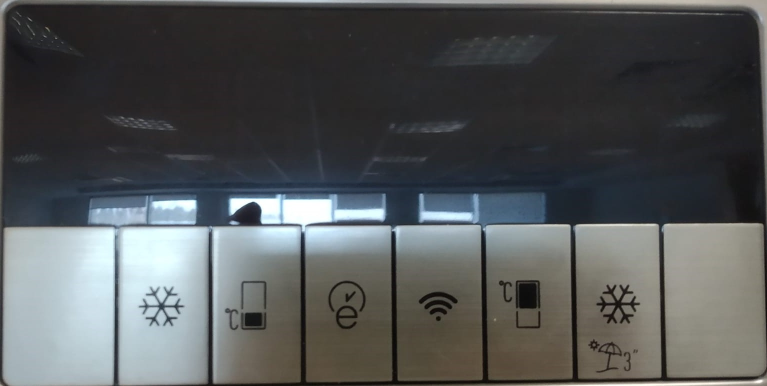
#> input picture images/f1_display_real_cropped.jpeg, 1534 x 772 px, found by its file name (shown at 1/2 size)
$ python logpolar.py
#> lines starting #> are read from the running program, lines starting #| are printed output that depends on the picture; long printed decimals are rounded
import cv2
import matplotlib.pyplot as plt
import numpy as np
import os
import math
def forward_fft(image,M,N):
#    M = cv2.getOptimalDFTSize(image.shape[0])
#    N = cv2.getOptimalDFTSize(image.shape[1])
    padded_img = cv2.copyMakeBorder(image, 0, M-image.shape[0], 0, N-image.shape[1], cv2.BORDER_CONSTANT, None, value=0)
    cv2.imshow("",padded_img)
    cv2.waitKey(0)
    ft = np.fft.fft(padded_img)
    cv2.imshow("",np.abs(ft))
    cv2.waitKey(0)
    ft_shift = np.fft.fftshift(ft)
    cv2.imshow("", np.abs(ft_shift))
    cv2.waitKey(0)
    #ft_shift = ft_shift/(M*N)
    #cv2.imshow("", np.abs(ft_shift))
    #cv2.waitKey(0)
    return ft_shift

def highpass(r,c):
    a = np.zeros((r, 1))
    b = np.zeros((1, c))
    step_y = math.pi/r
    val = -math.pi*0.5
    for i in range(r):
        a[i] = math.cos(val)
        val += step_y

    step_x = math.pi / c
    val = -math.pi * 0.5
    for i in range(c):
        b[0][i] = math.cos(val)
        val += step_x
    tmp = np.matmul(a, b)
    hp = (1-tmp)*(2-tmp)
    return hp

def logpol(src):
    radii = src.shape[1]
    angles = src.shape[0]
    center = (round(radii / 2), round(angles/ 2))
    d = np.sqrt((radii - center[0])**2 + (angles - center[1])**2)
    log_base = pow(10.0, np.log10(d) / radii)
    d_theta = math.pi / angles
    theta = math.pi / 2.0
    radius = 0
    map_x = np.zeros(np.shape(src),np.float32)
    map_y = np.zeros(np.shape(src),np.float32)
    for i in range(angles):
        for j in range(radii):
            radius = pow(log_base, j)
            x = radius * math.sin(theta) + center[0]
            y = radius * math.cos(theta) + center[1]
            map_x[i][j] = x
            map_y[i][j] = y

        theta += d_theta


    dst = cv2.remap(src, map_x, map_y, cv2.INTER_LINEAR)
    return dst, log_base

model_img_dir = os.path.abspath(os.path.join(os.getcwd(), "..", "icon_recog", "images", "f1_display_real_cropped.jpeg")).replace('\\', '/')
snowflake_img_dir = os.path.abspath(os.path.join(os.getcwd(), "..", "icon_recog", "images","buttons", "snow_flake.png")).replace('\\', '/')
model = cv2.imread(model_img_dir)
#> model is the input picture: shape (772, 1534, 3); mean B, G, R 86.9, 86.1, 83.3
scale_percent = 0.36   # percent of original size
width = int(model.shape[1] * scale_percent)
#> width = 552
height = int(model.shape[0] * scale_percent)
#> height = 277
dim = (width, height)
#> dim = (552, 277)
model = cv2.resize(model, dim, interpolation=cv2.INTER_AREA)
#> model: shape (277, 552, 3)

snowflake = cv2.imread(snowflake_img_dir)
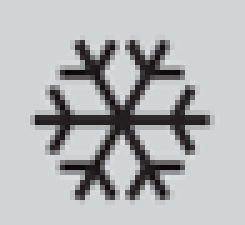
#> input picture images/snow_flake.png, 49 x 45 px, found by its file name (shown 5 times larger)
#> snowflake is the input picture: shape (45, 49, 3); mean B, G, R 182.5, 180.6, 180.4
model_cp = cv2.cvtColor(model, cv2.COLOR_BGR2GRAY)
snowflake_cp = cv2.cvtColor(snowflake, cv2.COLOR_BGR2GRAY)

scale_percent = 1.2  # percent of original size

w = int(snowflake_cp.shape[1] * scale_percent)
#> w = 58
h = int(snowflake_cp.shape[0] * scale_percent)
#> h = 54
dim = (w, h)
#> dim = (58, 54)
M = cv2.getRotationMatrix2D((w/2, h/2), 180, 1.0)
snowflake_cp = cv2.warpAffine(snowflake_cp, M, (width, height))
#> snowflake_cp: shape (277, 552)

snowflake_cp = np.float32(snowflake_cp)/255
model_cp = np.float32(model_cp)/255

M = cv2.getOptimalDFTSize(model_cp.shape[0])
#> M = 288
N = cv2.getOptimalDFTSize(model_cp.shape[1])
#> N = 576

ft_model = forward_fft(model_cp, M, N)
ft_sf = forward_fft(snowflake_cp, M, N)

mag1, p1 = cv2.cartToPolar(np.real(ft_model), np.imag(ft_model))
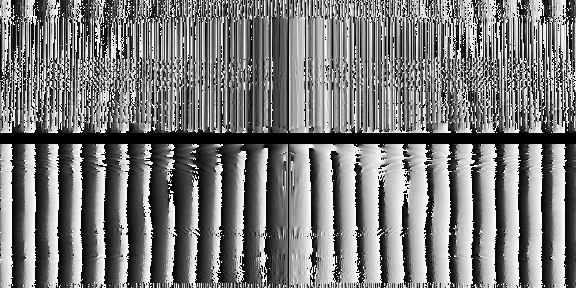
#> p1: shape (288, 576) float64; min 0, max 6.28, mean 3.02; drawn with min black and max white
mag2, p2 = cv2.cartToPolar(np.real(ft_sf), np.imag(ft_sf))

hp = highpass(mag1.shape[0],mag1.shape[1])
h_mag1 = mag1*hp
h_mag2 = mag2*hp
norm = np.zeros((800, 800))
h_mag1 = cv2.normalize(h_mag1,  norm, 0, 255, cv2.NORM_MINMAX)
h_mag2 = cv2.normalize(h_mag2,  norm, 0, 255, cv2.NORM_MINMAX)

cv2.imshow("1", h_mag1)
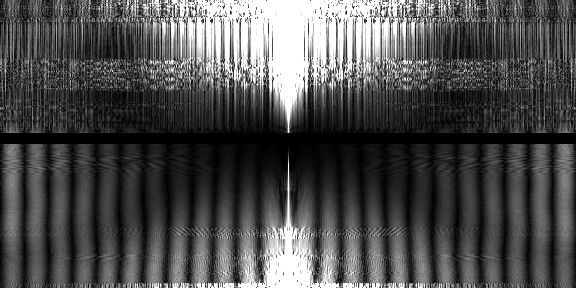
#> window '1': shape (288, 576); min 0, max 255, mean 77.7
cv2.imshow("2", h_mag2)
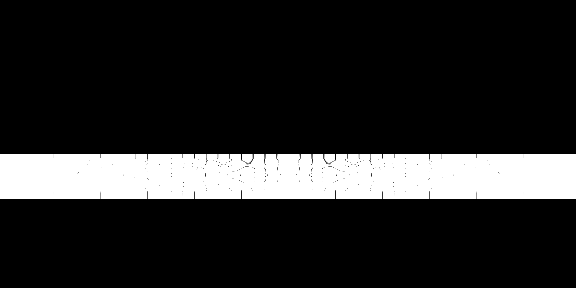
#> window '2': shape (288, 576); min 0, max 255, mean 39.5
cv2.waitKey(0)

value1 = np.sqrt(((h_mag1.shape[0]/2.0)**2.0)+((h_mag1.shape[1]/2.0)**2.0))
#> value1 = 322
value2 = np.sqrt(((h_mag2.shape[0]/2.0)**2.0)+((h_mag2.shape[1]/2.0)**2.0))
#> value2 = 322


log_f1 = cv2.warpPolar(h_mag1,(h_mag1.shape[0], h_mag1.shape[1]), (h_mag1.shape[0]/2, h_mag1.shape[1]/2), value1,cv2.INTER_LINEAR + cv2.WARP_FILL_OUTLIERS+ cv2.WARP_POLAR_LOG)
log_f2 = cv2.warpPolar(h_mag2,(h_mag2.shape[0], h_mag2.shape[1]), (h_mag2.shape[0]/2, h_mag2.shape[1]/2), value2,cv2.INTER_LINEAR + cv2.WARP_FILL_OUTLIERS+ cv2.WARP_POLAR_LOG)
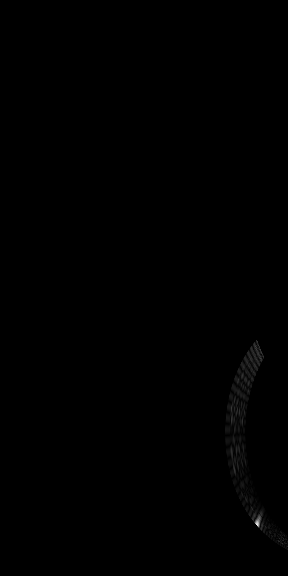
#> log_f2: shape (576, 288) float64; min 0, max 239, mean 0.4
log_f1, l1 = logpol(h_mag1)
#> after the loop in logpol, `for i in range(angles):`:
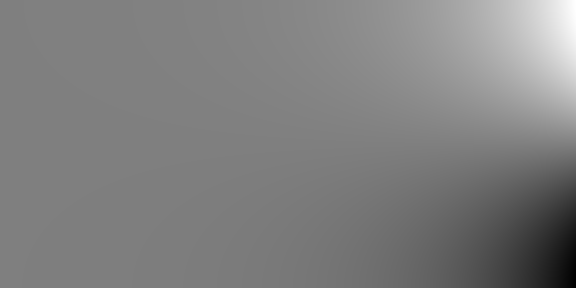
#> map_x: shape (288, 576) float32; min -30.76, max 606.8, mean 288.2; drawn with min black and max white
#> after the loop in logpol, `for i in range(angles):`:
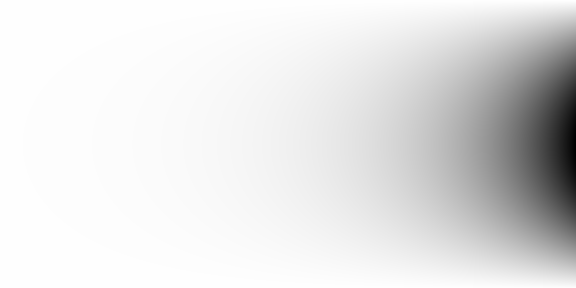
#> map_y: shape (288, 576) float32; min -174.8, max 144, mean 108.8; drawn with min black and max white
#> l1 = 1.01
log_f2, l2 = logpol(h_mag2)
#> in logpol (call 2), `dst = cv2.remap(src, map_x, map_y, cv2.INTER_LINEAR)`: dst: shape (288, 576) float64; every value is 0
#> l2 = 1.01

rotation_and_scale = cv2.phaseCorrelate(log_f2, log_f1)
#> rotation_and_scale = ((288, 144), 0)
print(rotation_and_scale[0][1]/log_f1.shape[1]*180, "\n")
#| 45.0
print(pow(l2,rotation_and_scale[0][0]/log_f1.shape[0]))
#| 1.010

"""
# here i just test some of the functions, not really an important file
model_img_dir = os.path.abspath(os.path.join(os.getcwd(), "..", "icon_recog", "images", "f1_display_real_cropped.jpeg")).replace('\\', '/')
snowflake_img_dir = os.path.abspath(os.path.join(os.getcwd(), "..", "icon_recog", "images", "snow_flake.jpg")).replace('\\', '/')
model = cv2.imread(model_img_dir)

scale_percent = 0.36 # percent of original size

width = int(model.shape[1] * scale_percent)
height = int(model.shape[0] * scale_percent)
dim = (width, height)
model = cv2.resize(model, dim, interpolation=cv2.INTER_AREA)
snowflake = cv2.imread(snowflake_img_dir)
model_cp = cv2.cvtColor(model, cv2.COLOR_BGR2GRAY)
snowflake_cp = cv2.cvtColor(snowflake, cv2.COLOR_BGR2GRAY)

cv2.imshow("model", model)
cv2.imshow("sf", snowflake)
cv2.waitKey(0)

model_gs = cv2.GaussianBlur(model_cp, (5, 5), cv2.BORDER_DEFAULT)
snowflake_gs = cv2.GaussianBlur(snowflake_cp, (5, 5), cv2.BORDER_DEFAULT)
snow_canny=cv2.Canny(snowflake_gs, 100, 200)
model_canny=cv2.Canny(model_gs, 100, 200)
res = cv2.matchTemplate(model_canny, snow_canny, cv2.TM_CCOEFF)
cv2.imshow("heat map", res)
cv2.waitKey(0)
"""
"""
min_val, max_val, min_loc, max_loc = cv2.minMaxLoc(res)
row_temp, col_temp = snowflake_cp.shape
bottom_right_loc = (max_loc[0]+col_temp, max_loc[1]+row_temp)
cv2.rectangle(model, max_loc, bottom_right_loc, (255, 0, 0), 5)

cv2.imshow("found!", model)
cv2.waitKey(0)
"""
